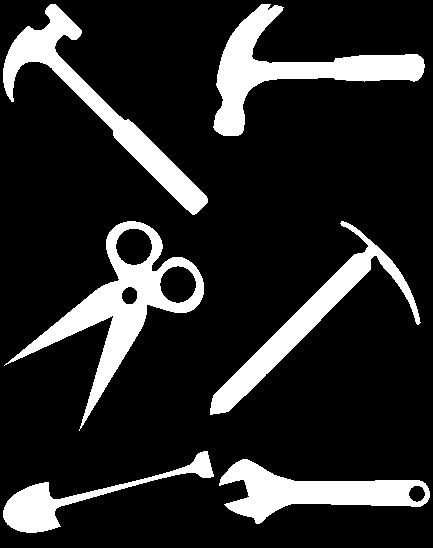
#> input picture 0102/binary_tools.png, 433 x 548 px
$ python 2.py
#> lines starting #> are read from the running program, lines starting #| are printed output that depends on the picture; after the words box and inside, x2 and y2 are one past the last pixel; in counts of white or black regions, pixels touching at a corner belong together
from skimage.morphology import binary_erosion as bwerode
from skimage import io
import matplotlib.pyplot as plt
from numpy import ones
r = io.imread('binary_tools.png')
#> r: shape (548, 433) bool; 16% white; 6 white regions, box (x1, y1, x2, y2) and area: (4, 221, 204, 431) 8410, (213, 4, 425, 136) 7536, (3, 4, 208, 215) 6828, (210, 221, 421, 415) 5936, (219, 459, 430, 524) 5812, (3, 451, 214, 533) 3362
sq = ones((3,3))
re = bwerode(r,sq)
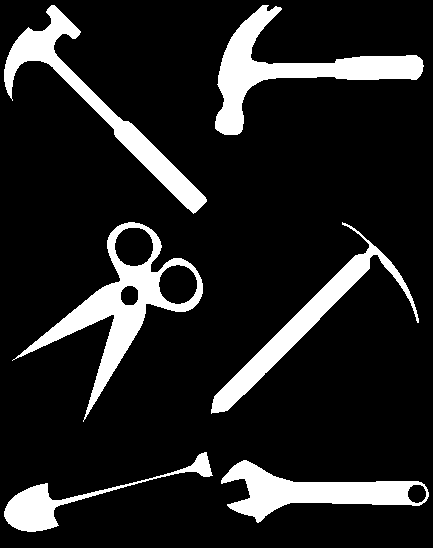
#> re: shape (548, 433) bool; 13.6% white; 6 white regions, box (x1, y1, x2, y2) and area: (12, 222, 203, 422) 6985, (215, 5, 424, 135) 6727, (4, 5, 207, 214) 5834, (221, 460, 429, 523) 5127, (211, 222, 419, 414) 4938, (4, 452, 213, 532) 2725
f = plt.figure();
re2 = bwerode(re,sq);f.show(io.imshow(re2))
#> after `re2 = bwerode(re, sq)`:
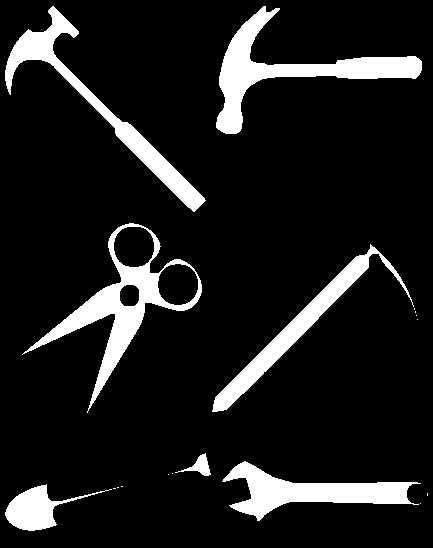
#> re2: shape (548, 433) bool; 11.3% white; 18 white regions (11 under 20 px), largest, box (x1, y1, x2, y2) and area: (216, 6, 422, 134) 5935, (22, 223, 202, 413) 5590, (5, 6, 206, 212) 4857
